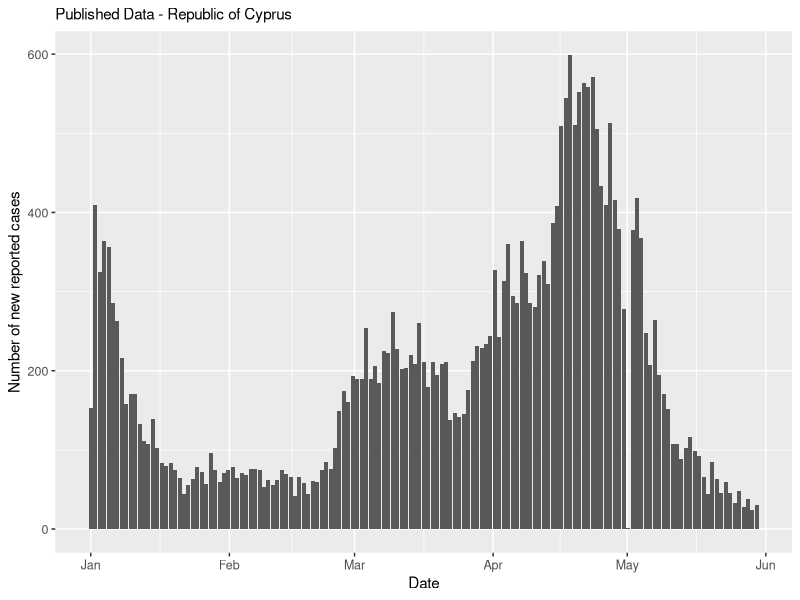
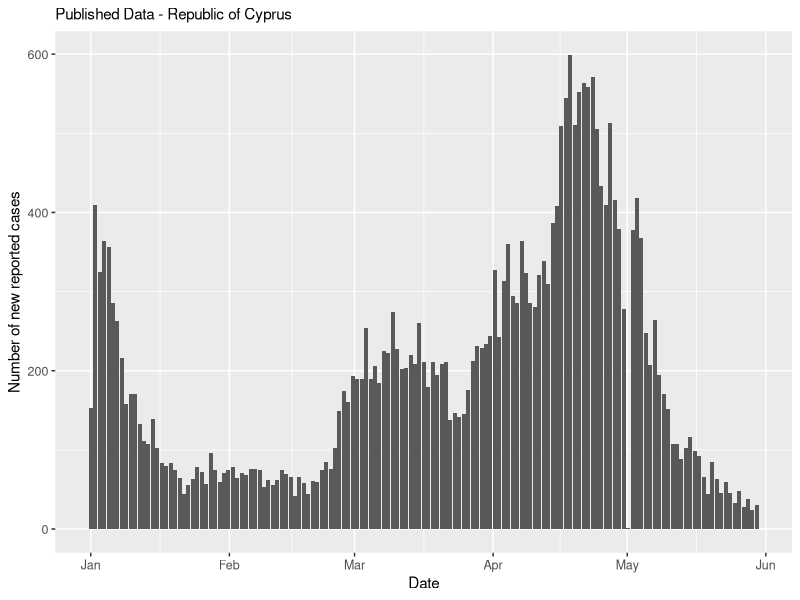

Recreate these plots in R, in order. (Note: this script raises an error after producing the figures.)
## ---- chunk 1
library(ggplot2)

#The published prevalence data from the Republic of Cyprus were taken from:
#Ministry of Health (2021b), ‘Cyprus Covid-19 open data’. Accessed: 08-07-2021.
#URL: https://www.data.gov.cy/search/type/dataset

data=read.csv('CY Covid19 - AntigenTests Data.csv')[1:151,1:5]
## ---- chunk 2
#--- Plot of the published prevalence data from Cyprus ---#

data_day=data
origin='2021-01-01'
end='2021-05-30'
data_day$Date=format(as.Date(data$Date), "%y/%m")
data_day$Time=seq(as.Date(origin), as.Date(end), length.out=151)

labels=seq(as.Date(origin), as.Date(end), length.out=10)
labels=format(labels, '%d/%m/%y')
breaks=seq(1, 150, length.out=4)

data_day= data_day[order(data_day$Date),]


ggplot(data_day,aes(x=Time, y=Positive.Cases ))+
  geom_col() +
  xlab('Date')+
  ylab('Number of new reported cases')+
  ggtitle('Published Data - Republic of Cyprus')+
  theme(legend.key.size = unit(5, 'mm'), 
        plot.title = element_text(size = unit(11,'cm')),
          axis.text = element_text(size = unit(9,'cm')),
          axis.title = element_text(size = unit(11,'cm')),
          legend.text = element_text(size = unit(9, 'mm')))

ggsave(file = "Publishedata.pdf", width = 7.30,height=3.9, units=c('in'))


## ---- chunk 3
# --- Plotting parameter rho --- #

#Ritchie, H., Ortiz-Ospina, E., Beltekian, D., Mathieu, E., Hasell, J., Macdonald, B.,
#Giattino, C., Appel, C., Rod´es-Guirao, L. & Roser, M. (2020), ‘Coronavirus Pandemic
#(COVID-19 )’, Our World in Data .
#'https://ourworldindata.org/coronavirus' Accessed: 26-07-2021#

SDpar=read.csv('covid-stringency-index.csv')
SDpar=SDpar %>% filter(Entity=='Cyprus', Day>='2021-01-01', Day<='2021-05-31')
ro=(SDpar$stringency_index)/100

ggplot(data.frame(t=seq(1,151),y=ro[1:151]),aes(x=t, y=y))+
  geom_line()+
  ylab(expression(~rho(t)))+
  xlab('Number of days since 01/01/2021') +
  ggtitle(expression('Plot of the parameter'~ rho(t)))+theme(legend.key.size = unit(5, 'mm'), plot.title = element_text(size = unit(11,'cm')),
        axis.text = element_text(size = unit(8,'cm')),
        axis.title = element_text(size = unit(11,'cm')),
        legend.text = element_text(size = unit(9, 'mm')),
        legend.title =element_text(size = unit(9, 'mm')),
        legend.position = 'right')
ggsave(file='rhoplot.pdf', width = 7.50,height=3.3, units=c('in'))
